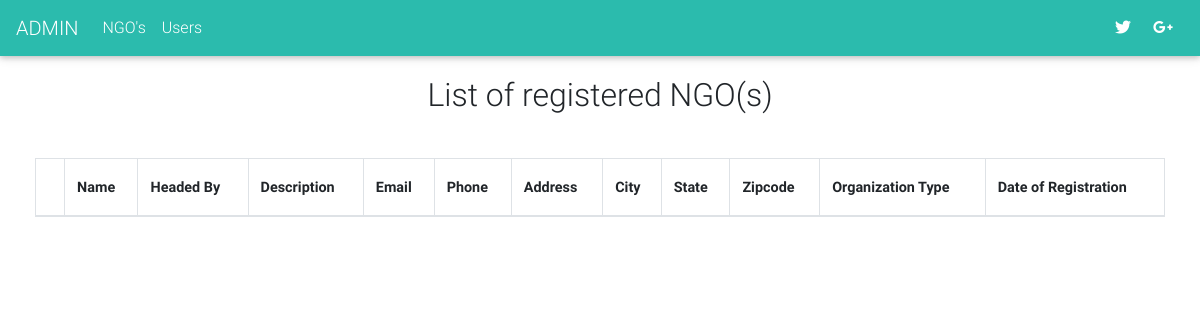
Before: /admin/ngo.php with the older database file.
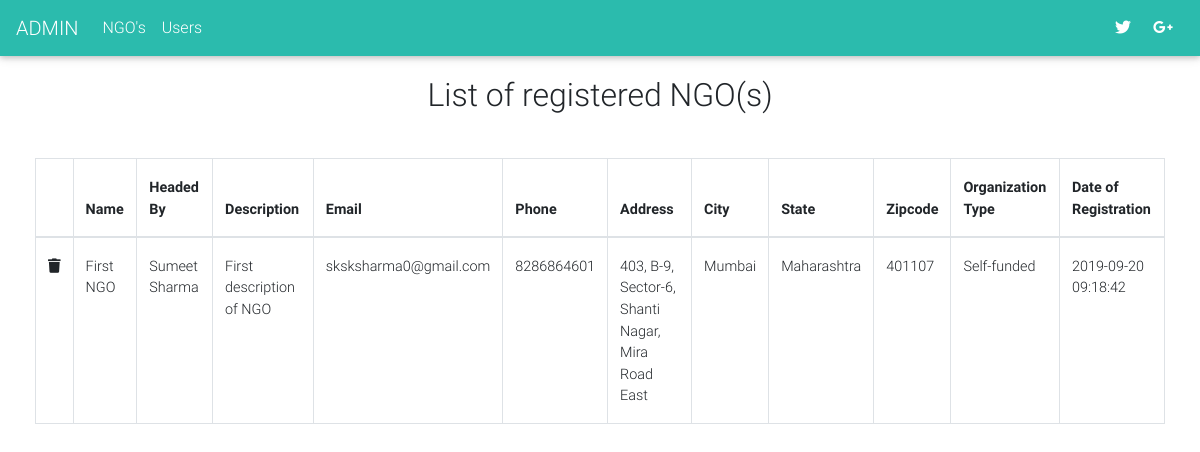
After: the same page with the newer database file.
### tables this page shows
CREATE TABLE `ngo` (
  `id` int(11) NOT NULL,
  `ngo_name` varchar(100) NOT NULL,
  `ngo_description` text NOT NULL,
  `ngo_address` text NOT NULL,
  `organization_type` varchar(100) NOT NULL,
  `email` varchar(255) NOT NULL,
  `password` varchar(255) NOT NULL,
  `phone` text NOT NULL,
  `city` varchar(100) NOT NULL,
  `state` varchar(100) NOT NULL,
  `zipcode` int(100) NOT NULL,
  `ngo_head` varchar(100) NOT NULL,
  `date` datetime NOT NULL DEFAULT CURRENT_TIMESTAMP,
  `ip` varchar(255) NOT NULL
);

### admin/ngo.php (the view)
<?php
	include 'includes/header.php';
?>
<?php
	$sql = "SELECT * FROM ngo";
    $result = $db->query($sql);
?>
<h2 class="h2-responsive text-center p-3">List of registered NGO(s)</h2>
<div class="container-fluid">
		<div class="card-body table-responsive">
			<table class="table table-bordered">
				<thead>
					<th></th>
					<th><b>Name</b></th>
					<th><b>Headed By</b></th>
					<th><b>Description</b></th>
					<th><b>Email</b></th>
					<th><b>Phone</b></th>
					<th><b>Address</b></th>
					<th><b>City</b></th>
					<th><b>State</b></th>
					<th><b>Zipcode</b></th>
					<th><b>Organization Type</b></th>
					<th><b>Date of Registration</b></th>
				</thead>
				<tbody>
					<?php while($ngo = mysqli_fetch_array($result)): ?>
						<tr>
							<td><a href="ngo.php?delete=<?=$ngo['id'];?>"><i class="fas fa-trash"></i></a></td>
							<td><?=$ngo['ngo_name'];?></td>
							<td><?=$ngo['ngo_head'];?></td>
							<td><?=$ngo['ngo_description'];?></td>
							<td><?=$ngo['email'];?></td>
							<td><?=$ngo['phone'];?></td>
							<td><?=$ngo['ngo_address'];?></td>
							<td><?=$ngo['city'];?></td>
							<td><?=$ngo['state'];?></td>
							<td><?=$ngo['zipcode'];?></td>
							<td><?=$ngo['organization_type'];?></td>
							<td><?=$ngo['date'];?></td>
						</tr>
					<?php endwhile; ?>
				</tbody>
			</table>
		</div>
</div>
<?php include 'includes/footer.php';?>

Changed rows visible on the page:
added ngo: ngo_name "First NGO", ngo_head "Sumeet Sharma", ngo_description "First description of NGO", email "sksksharma0@gmail.com", phone "8286864601", ngo_address "403, B-9, Sector-6, Shanti Nagar, Mira Road East", city "Mumbai", state "Maharashtra", zipcode "401107", organization_type "Self-funded", date "2019-09-20 09:18:42"
